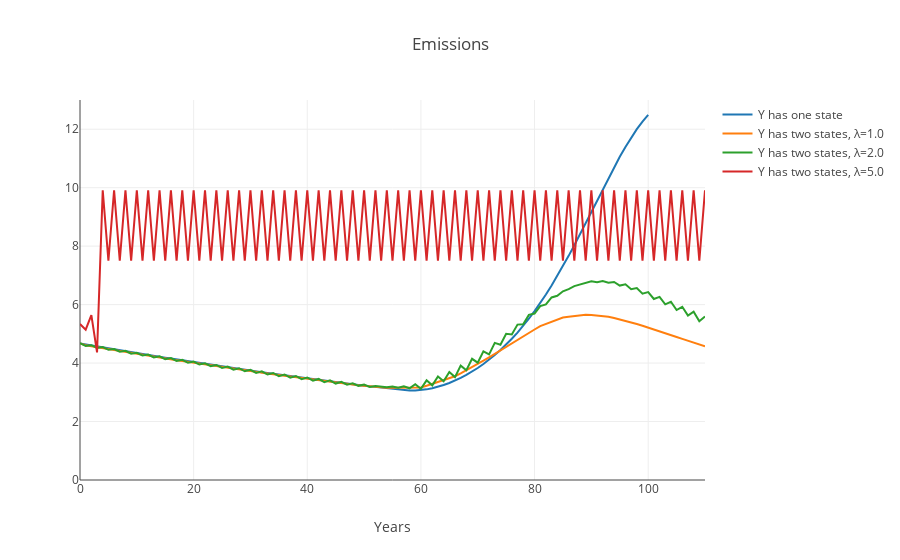

The code cell stored with this chart in its notebook:
### Code cell
#  emission, λ = 1,2,5 and 1 state result
plot_1S_vs_2S_ems_multi_λ(et_1state, simul_list, λ_list)
